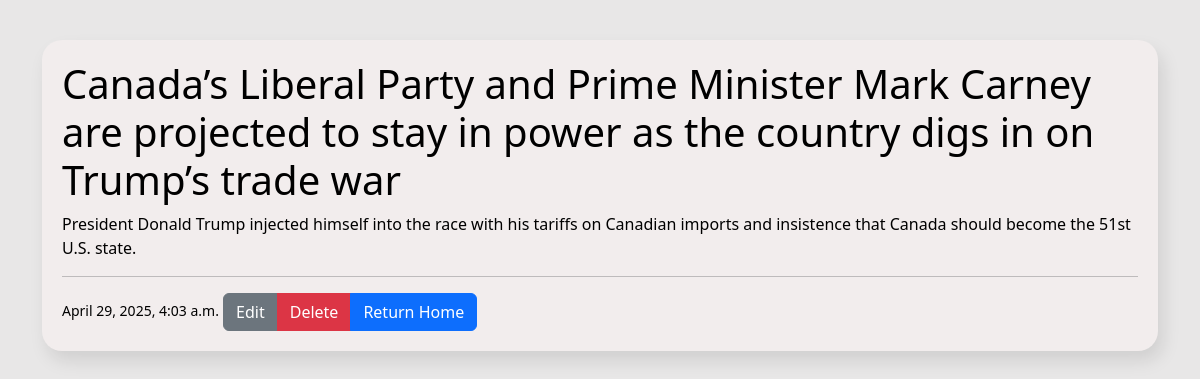
The app's page /post/4/ with its own data.
### blog/models.py (models this page shows, shortened)
class Post(models.Model):
    title = models.CharField(max_length=200)
    content = models.TextField()
    createdAt = models.DateTimeField(auto_now_add=True)

### blog/views.py (the view)
# urls.py: path("post/<int:pk>/", views.post_details, name="post-detail"),
def post_details(request, pk):
    post = get_object_or_404(Post, pk=pk)
    return render(request, 'blog/post_detail.html', {'post':post})

### blog/templates/blog/post_detail.html
{% extends "blog/base.html" %}
{% block content %}
<div class="content-section">
    <h1>{{post.title}}</h1>
    <p>{{post.content}}</p>
    <hr>
    <small>{{post.createdAt}}</small>
    <div class="btn-group">
        <a href="{% url 'post-update' post.pk %}" class="btn btn-small btn-secondary">Edit</a>
        <a href="{% url 'post-delete' post.pk %}" class="btn btn-small btn-danger">Delete</a>
        <a href="{% url 'home' %}" class="btn btn-small btn-primary">Return Home</a>
    </div>
</div>
{%endblock%}

### blog/static/blog/style.css (style rules this page uses)
body { background-color: #e8e7e7; }
h1, h2, p, small, label { color: black; }
.content-section { padding: 20px; border-radius: 20px; background-color: #f2eded; box-shadow: 5px 10px 18px rgba(0, 0, 0, 0.1); }

### records on screen
Post: title "Canada’s Liberal Party and Prime Minister Mark Carney are projected to stay in power as the country digs in on Trump’s trade war", content "President Donald Trump injected himself into the race with his tariffs on Canadian imports and insistence that Canada should become the 51st U.S. state.", createdAt "April 29, 2025, 4:03 a.m."
